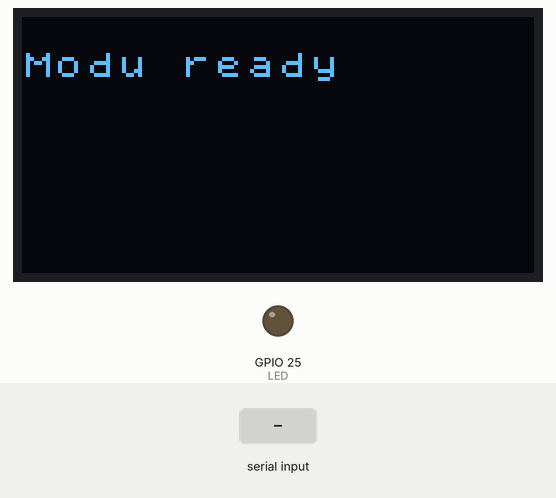
Simulated run of this sketch. Board: ESP32. Parts: 128×64 one-colour display, output pins drawn as LEDs (lit = HIGH). The inputs (shaded band) are chosen by the test bench. WiFi joins after 1.5 s; servers stay silent unless stated; uploads are accepted with an empty reply; no radio packets arrive unless stated; what the sketch prints to the serial monitor is not drawn.

Above: at 2.9 s.
3.0 s: "opening gate\n" received over Serial
At 3.01 s:
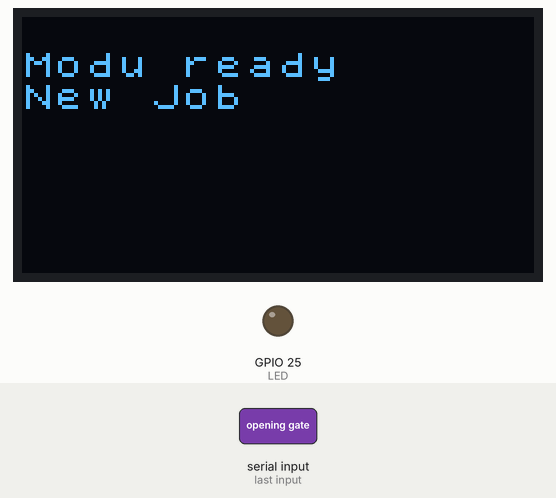
At 3.5 s:
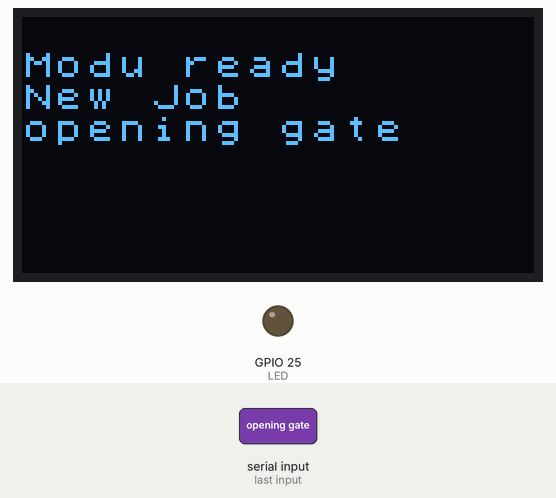
4.5 s: "gate closed\n" received over Serial
At 6.0 s:
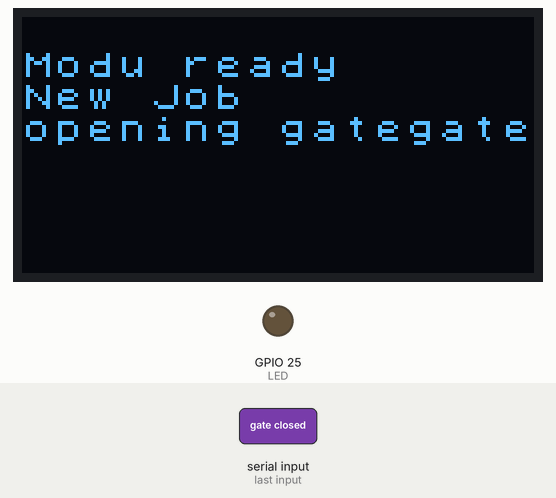
Timing chart, 0 to 7.5 s (numbered marks = the images above; inputs shaded):
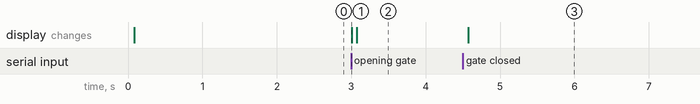

The sketch:

gate_control.ino
```cpp
// https://github.com/sandeepmistry/arduino-LoRa
#include <U8x8lib.h>
#include <LoRa.h>
#include <Arduino.h>
#include <Ticker.h>
Ticker timer;

// WIFI_LoRa_32 ports
// GPIO5  -- SX1278's SCK
// GPIO19 -- SX1278's MISO
// GPIO27 -- SX1278's MOSI
// GPIO18 -- SX1278's CS
// GPIO14 -- SX1278's RESET
// GPIO26 -- SX1278's IRQ(Interrupt Request)

#define SS      18
#define RST     14
#define DI0     26
#define BAND    433E6
#define LED     25
#define PABOOST true
#define V2   1
#ifdef V2 //WIFI Kit series V1 not support Vext control
  #define Vext  21
#endif

U8X8_SSD1306_128X64_NONAME_SW_I2C u8x8(/* clock=*/ 15, /* data=*/ 4, /* reset=*/ 16);
byte myaddr = 0xA;
unsigned chksum_errors = 0;
String dbuf[7] = {"", "", "", "", "", "", "" };
String wait_gate = "";
byte wate_from;
String cmd = "";
bool got_cmd = false;
byte seq = 0;
String Sent;
unsigned long marker = 0, ack_marker = 0;
bool ack = true;
int send_retry = 0;

void clear_screen() {
  u8x8.clearDisplay();
  u8x8.drawString(0, 1, "Modu ready");
}

void send_cmd(String cmd) {
  if (!ack) {
    Serial.println("Previous command got no ack");
    ack = true;
  }
  ack = false;
  byte c[20], ci=0;
  LoRa.beginPacket();                   // start packet
  LoRa.write(0xAA);              // add destination address
  LoRa.write(myaddr);             // add sender address
  LoRa.write(seq);
  LoRa.write(cmd.length()&0xff);
  byte chksum = 0xAA + myaddr + seq + cmd.length()&0xff;
  c[ci++] = 0xAA;
  c[ci++] = myaddr;
  c[ci++] = seq;
  c[ci++] = cmd.length();
  ci++;
  for (int i=0; i<cmd.length(); i++) {
    chksum += cmd.c_str()[i];
    c[ci++] = cmd.c_str()[i];
  }
  c[4] = chksum;
  LoRa.write(chksum);
  LoRa.print(cmd);                 // add payload
  LoRa.endPacket();                     // finish packet and send it
  LoRa.receive();
  Serial.printf("Sent: %s, chksum=%d", cmd.c_str(), chksum);
  Serial.println();
  //for (int i=0; i<ci; i++) Serial.printf(" %3X", c[i]);
  //Serial.println();
  //for (int i=0; i<ci; i++) Serial.printf(" %3d", c[i]);
  //Serial.println();
  seq++;
  Sent = cmd;
  cmd = "";
}

void onReceive(int packetSize) {
  byte c[20], ci=0;
  if (packetSize == 0) return;          // if there's no packet, return

  // read packet header bytes:
  byte to = LoRa.read();          // recipient address
  byte from = LoRa.read();            // sender address
  byte seq = LoRa.read();
  byte lth = LoRa.read();
  byte chksum = LoRa.read();    // incoming msg length
  String payload = "";

  c[ci++] = to;
  c[ci++] = from;
  c[ci++] = seq;
  c[ci++] = lth;
  c[ci++] = chksum;
  byte csum = to + from + seq + lth;
  while (LoRa.available()) {
    byte x = LoRa.read();
    payload += (char)x;
    csum += x;
    c[ci++] = x;
  }

  Serial.printf("%X<-%X %d %s", to, from, payload.length(), payload.c_str());
  Serial.println();
  if (to != myaddr) {
    LoRa.receive();
    return;
  }


  if (chksum != csum) {
    Serial.printf("chksum err: %d<%d %d %d != %d\n", to, from, seq, chksum, csum);
    Serial.println();
    for (int i=0; i<ci; i++) Serial.printf(" %3X", c[i]);
    Serial.println();
    for (int i=0; i<ci; i++) Serial.printf(" %3d", c[i]);
    Serial.println();
    chksum_errors++;
    dbuf[0] = "chksum error "+ String(chksum_errors);
    LoRa.receive();
    return;
  }

  u8x8.drawString(0, 5, ("got "+ payload).c_str());
  Serial.println("Got: "+ payload);
  if (payload == "opening gate") {
    ack = true;
    Serial.println("set ack = true");
    u8x8.drawString(0, 4, "Got ack");
  }
  if (payload == "gate closed") {
    timer.once(3, clear_screen);
  }

  LoRa.receive();
}

void setup() {
  SPI.begin(5, 19, 27, 18);
  LoRa.setPins(SS, RST, DI0);

  Serial.begin(115200);
  pinMode(LED,OUTPUT);

  u8x8.begin();
  u8x8.setFont(u8x8_font_chroma48medium8_r);
  clear_screen();

  if (!LoRa.begin(BAND)) {
    Serial.printf("Starting LoRa failed!");
    u8x8.drawString(0, 1, "Starting LoRa failed!");
    while (1);
  }
  LoRa.onReceive(onReceive);
  Serial.printf("LoRa init succeeded.\n");
  LoRa.receive();
  marker = millis() + 3000;
  net_init();
}

unsigned cnt = 0;

void loop() {
  static unsigned i = 1;
  if (millis() > marker) {
    marker = millis() + 3000;
    //got_cmd = true;
    //cmd = "open "+ String(i++);
  }
  if (ack_marker && millis() > ack_marker) {
    Serial.println("1 sec");
    if (ack) {
      Serial.println("got ack clear all");
      ack_marker = 0;
      cmd = "";
      send_retry = 0;
      return;
    }

    if (send_retry-- > 0) {
      Serial.printf("resending %d...  %s\n", send_retry, cmd.c_str());
      send_cmd(cmd);
      ack_marker = millis() + 1000;
    } else {
      Serial.printf("abort sending after retrying 5 times");
      ack_marker = 0;
      cmd = "";
    }
  }
  while (Serial.available() > 0) {
     char c = Serial.read();
     //Serial.printf(" %x ", c);
     if (' ' <= c && c <= '~') cmd += String(c);
     if (c == '\n') {
      got_cmd = true;
     }
     yield();
  }
  if (got_cmd) {
    Serial.printf("\nNew cmd=%s, len=%d\n", cmd.c_str(), cmd.length());
    u8x8.drawString(0, 2, "New Job");
    ack_marker = millis() + 1000;
    send_retry = 8;
    send_cmd(cmd);
    u8x8.drawString(0, 3, cmd.c_str());
    got_cmd = false;
  }
  net_loop();
}
```

web.ino
```cpp
#include <WiFi.h>
#include <WiFiClient.h>
#include <WebServer.h>
#include <HTTPClient.h>
const char* ssid = "cookie";
const char* password = "0317137263";
WebServer server(80);

void handleRoot() {
  got_cmd = true;
  for (uint8_t i = 0; i < server.args(); i++) {
    if (server.argName(i) == "cmd") {
      cmd = server.arg(i);
      break;
    }
  }
  server.send(200, "text/plain", cmd);
}

void handleNotFound() {
  String message = "File Not Found\n\n";
  message += "URI: ";
  message += server.uri();
  message += "\nMethod: ";
  message += (server.method() == HTTP_GET) ? "GET" : "POST";
  message += "\nArguments: ";
  message += server.args();
  message += "\n";
  for (uint8_t i = 0; i < server.args(); i++) {
    message += " " + server.argName(i) + ": " + server.arg(i) + "\n";
  }
  server.send(404, "text/plain", message);
}

void announce(void) {
  WiFiClient client;
  HTTPClient http;
  Serial.println("Announce my address");
  String ip = WiFi.localIP().toString();
  if (http.begin(client, "http://t.damoa.io/parking?a=" + ip)) {
    int code = http.GET();
    if (code == HTTP_CODE_OK) Serial.println(http.getString());
    else Serial.println(http.errorToString(code));
    http.end();
  } else
    Serial.println("failed to connect");
}

void net_init(void) {
  WiFi.mode(WIFI_STA);
  WiFi.begin(ssid, password);
  Serial.println("");

  // Wait for connection
  while (WiFi.status() != WL_CONNECTED) {
    delay(500);
    Serial.print(".");
  }
  Serial.println("");
  Serial.print("Connected to ");
  Serial.println(ssid);
  Serial.print("IP address: ");
  Serial.println(WiFi.localIP());

  announce();

  server.on("/", handleRoot);
  server.onNotFound(handleNotFound);

  server.begin();
  Serial.println("HTTP server started");
}

void net_loop(void) {
  server.handleClient();
}
```

Measured:
- after the input at 3.0 s, the display: changes at once (image 1)
- after the input at 4.5 s, the display: changes after 0.07 s (image 3)
